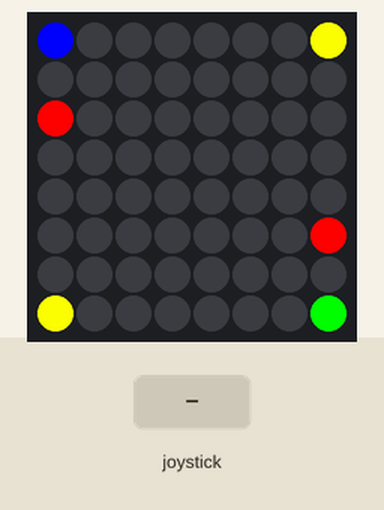
Simulated run of this program. Board: Raspberry Pi (BCM pin numbers) with a Sense HAT. On the bench: the Sense HAT's 8×8 RGB LED matrix. Inputs (shaded band) come from the test bench.

Above: at 1.2 s.
1.3 s: joystick pushed up
At 1.9 s:
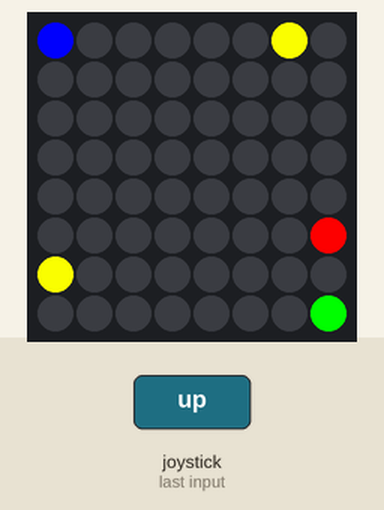
2.8 s: joystick pushed down
At 4.0 s:
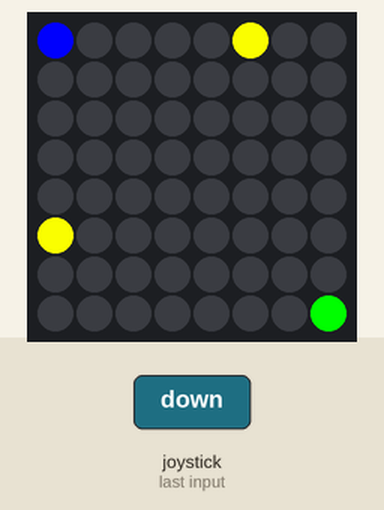
4.3 s: joystick pushed left
At 5.4 s:
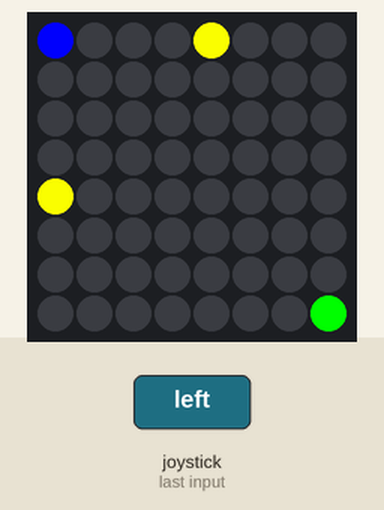
5.8 s: joystick pushed right
At 6.5 s:
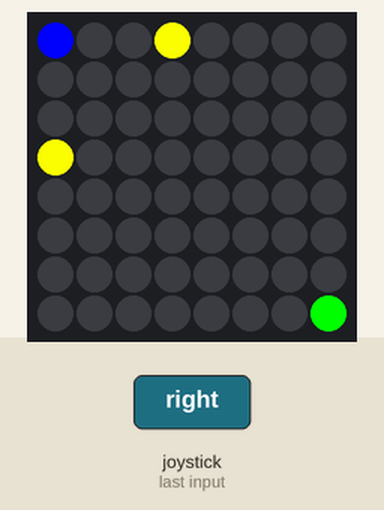
7.3 s: joystick pushed up
At 7.6 s:
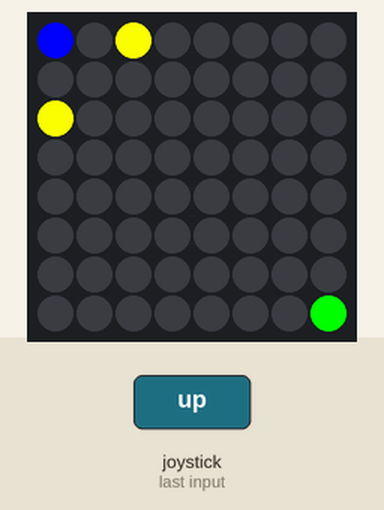
8.8 s: joystick pushed down
At 10.0 s:
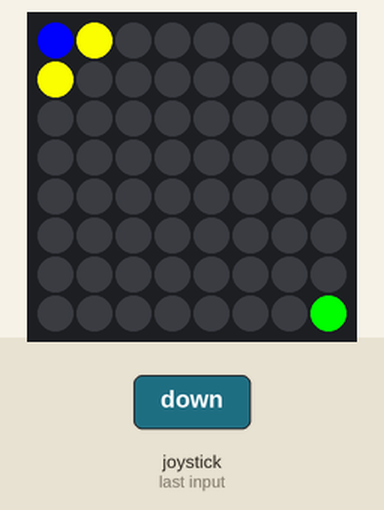
Timing chart, 0 to 11.3 s (numbered marks = the images above; inputs shaded):
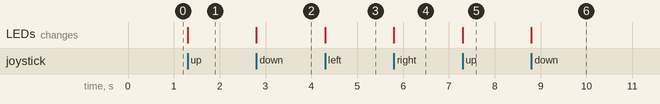

Measured:
- after the input at 1.3 s, the LEDs: change at once (image 1)
- after the input at 2.8 s, the LEDs: change at once (image 2)
- after the input at 4.3 s, the LEDs: change at once (image 3)
- after the input at 5.8 s, the LEDs: change at once (image 4)
- after the input at 7.3 s, the LEDs: change at once (image 5)
- after the input at 8.8 s, the LEDs: change at once (image 6)

The program:

main.py
```python
from sense_hat import SenseHat

class Player:
    def __init__(self, x, y, wx, wy, s, colour):
        self.position = [x, y]
        self.weapon = [wx, wy]
        self.score = s
        self.colour = colour

    def move(self, direction):# move player in joysticks direction
        if direction == 'up':
            self.position[1] -= 1
        elif direction == 'down':
            self.position[1] += 1
        elif direction == 'left':
            self.position[0] -= 1
        elif direction == 'right':
            self.position[0] += 1
        self.position[0] = check_position(self.position[0])
        self.position[1] = check_position(self.position[1])
        self.fire_weapon(direction)

    def fire_weapon(self, direction): # place weapon dot 2 spaces infront of player in the direction moved
        if direction == 'up':
            self.weapon[0] = self.position[0]
            self.weapon[1] = self.position[1] - 2
        elif direction == 'down':
            self.weapon[0] = self.position[0]
            self.weapon[1] = self.position[1] + 2
        elif direction == 'left':
            self.weapon[0] = self.position[0] - 2
            self.weapon[1] = self.position[1]
        elif direction == 'right':
            self.weapon[0] = self.position[0] + 2
            self.weapon[1] = self.position[1]
        self.weapon[0] = check_position(self.weapon[0])
        self.weapon[1] = check_position(self.weapon[1])

class Enemy:
    def __init__(self, x, y):
        self.position = [x, y]

    def get_closest_player(self, players): # finds closest player to the enemy
        def distance(p):
            dx = self.position[0] - p.position[0]
            dy = self.position[1] - p.position[1]
            return (dx**2 + dy**2) ** 0.5

        d1 = distance(players[0])
        d2 = distance(players[1])
        if d1 <= d2:
            return 0
        return 1

class Trap:
    def __init__(self, x, y):
        self.position = [x, y]
        self.turn = 3
        self.colour = (125, 125, 125)
        aoe = []
        for dx in range(-1, 2): #creaates an area of effect one space in all directions
            for dy in range(-1, 2):
                x_pos = check_position(x + dx)
                y_pos = check_position(y + dy)
                aoe.append([x_pos, y_pos])
        self.aoe = aoe

def spawn_trap(x, y, traps): # creates trap and adds to traps list
    traps.append(Trap(x, y))

def ai_turn(players, enemies): # moves the ai in the direction of the closest player
    for enemy in enemies:
        target = players[enemy.get_closest_player(players)]
        if enemy.position[0] < target.position[0]:
            enemy.position[0] += 1
        elif enemy.position[0] > target.position[0]:
            enemy.position[0] -= 1
        elif enemy.position[1] < target.position[1]:
            enemy.position[1] += 1
        elif enemy.position[1] > target.position[1]:
            enemy.position[1] -= 1

        enemy.position[0] = check_position(enemy.position[0])
        enemy.position[1] = check_position(enemy.position[1])

def check_position(position): # makes sure any position is within the sensehat grid
    return max(0, min(7, position))

def is_dead(players, enemies, traps): # checks if a player, enemy, trap has been eliminated
    p1_enemy, p2_enemy = player_dies_by_enemy(players, enemies)
    p1_weapon, p2_weapon = player_dies_by_weapon(players)
    p1_trap, p2_trap = player_dies_by_trap(players, traps)
    handle_enemy_deaths(enemies, players, traps)
    result = check_and_score(players, p1_enemy, p2_enemy)
    if result[0]:
        return result
    result = check_and_score(players, p1_weapon, p2_weapon)
    if result[0]:
        return result
    result = check_and_score(players, p1_trap, p2_trap)
    if result[0]:
        return result
    return False, ''


def check_and_score(players, p1_dead, p2_dead): # when a player is killed adds relevant score to players
    if p1_dead and p2_dead:
        players[0].score += 1
        players[1].score += 1
        return True, 'draw'
    elif p1_dead:
        players[1].score += 3
        return True, '2'
    elif p2_dead:
        players[0].score += 3
        return True, '1'
    return False, ''


def player_dies_by_enemy(players, enemies): # check if the player is killed by an enemy
    p1_hit = False
    p2_hit = False
    for enemy in enemies:
        if enemy.position == players[0].position:
            p1_hit = True
        if enemy.position == players[1].position:
            p2_hit = True
    return p1_hit, p2_hit

def player_dies_by_weapon(players): # checks if a player is killed by another players weapon
    p1_hit = players[0].position == players[1].weapon
    p2_hit = players[1].position == players[0].weapon
    return p1_hit, p2_hit


def player_dies_by_trap(players, traps): # checks if player is killed by a trap
    p1_trap = False
    p2_trap = False
    for trap in traps:
        if trap.turn == 0:
            trap.colour = (255, 255, 255)
            for pos in trap.aoe:
                if pos == players[0].position:
                    p1_trap = True
                elif pos == players[1].position:
                    p2_trap = True
                if p1_trap or p2_trap:
                    traps.remove(trap)
                    break
        elif trap.turn > 0:
            trap.turn -= 1
    return p1_trap, p2_trap


def handle_enemy_deaths(enemies, players, traps): # checks if enemy is dead and if so removes it
    enemies_to_remove = []
    # checks if enemy is killed by player weapon
    for enemy in enemies:
        for player in players:
            if enemy.position == player.weapon:
                enemies_to_remove.append(enemy)
    # checks if enemy is in trap
    for trap in traps:
        if trap.turn == 0:
            for pos in trap.aoe:
                for enemy in enemies:
                    if enemy.position == pos and enemy not in enemies_to_remove:
                        enemies_to_remove.append(enemy)
                        traps.remove(trap)
    # removes the enemies that are eliminated
    for enemy in enemies_to_remove:
        if enemy in enemies:
            enemies.remove(enemy)

def switch_player(player_turn): # switches player turn
    return 1 - player_turn

def run_game(): # main game function
    sense = SenseHat()

    red = (255, 0, 0)
    green = (0, 255, 0)
    blue = (0, 0, 255)
    yellow = (255, 255, 0)

    def update_display(players, enemies, traps): # updates the sensehat display
        sense.clear()
        for trap in traps:
            for pos in trap.aoe:
                sense.set_pixel(pos[0], pos[1], trap.colour)
        for enemy in enemies:
            sense.set_pixel(enemy.position[0], enemy.position[1], yellow)
        sense.set_pixel(players[0].weapon[0], players[0].weapon[1], red)
        sense.set_pixel(players[1].weapon[0], players[1].weapon[1], red)
        sense.set_pixel(players[0].position[0], players[0].position[1], players[0].colour)
        sense.set_pixel(players[1].position[0], players[1].position[1], players[1].colour)

    # initialises the classes
    player1 = Player(0, 0, 0, 2, 0, blue)
    player2 = Player(7, 7, 7, 5, 0, green)
    players = [player1, player2]

    enemy1 = Enemy(0, 7)
    enemy2 = Enemy(7, 0)
    enemies = [enemy1, enemy2]

    while True: # main game loop, every loop is a round
        # resets after a round
        player1.position = [0, 0]
        player1.weapon = [0, 2]
        player2.position = [7, 7]
        player2.weapon = [7, 5]
        enemies = [Enemy(0, 7), Enemy(7, 0)]
        traps = []

        player_turn = 0
        winner = ''
        dead = False

        update_display(players, enemies, traps) # updates the sensehat display

        while not dead:
            current_player = players[player_turn]
            other_player = players[1 - player_turn]

            event = sense.stick.wait_for_event() # waits for an event on the joystick
            if event.action == 'pressed':
                if event.direction == 'middle': # spawns trap; does not switch player so same player's move next
                    spawn_trap(current_player.position[0], current_player.position[1], traps)
                else:
                    original_position = current_player.position[:]

                    current_player.move(event.direction) # moves player

                    if current_player.position == other_player.position: # checks if player is in conlfict with other player
                        current_player.position = original_position # if so, does not update display
                    else: # only runs if players not in conflict
                        ai_turn(players, enemies) # moves enemy
                        update_display(players, enemies, traps) # updates display to show new displays
                        dead, winner = is_dead(players, enemies, traps) # checks if players and enemies are dead and handles trap function.
                        if not dead:
                            player_turn = switch_player(player_turn) # switches player if NOT dead
                        else:
                            break

        print("\n--- Round Over ---") # displays round over and player scores
        print("Winner: " + str(winner))
        print("Score - Player 1: " + str(player1.score) + " | Player 2: " + str(player2.score))

        if input("Press Enter to play again or type 'exit' to quit: ").strip().lower() == 'exit':
            break

    print("\nFinal Scores:") # display final scores
    print("Player 1: " + str(player1.score))
    print("Player 2: " + str(player2.score))
    print("Thanks for playing!")

if __name__ == "__main__":
    run_game()
```
